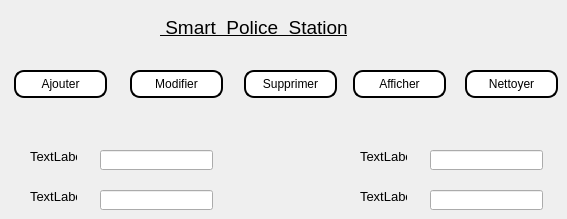
      <widget class="QWidget" name="tab_8">
       <attribute name="icon">
        <iconset>
         <normaloff>../../../Downloads/prisoner.png</normaloff>../../../Downloads/prisoner.png</iconset>
       </attribute>
       <attribute name="title">
        <string>cellules</string>
       </attribute>
       <widget class="QLabel" name="label_55">
        <property name="geometry">
         <rect>
          <x>30</x>
          <y>150</y>
          <width>47</width>
          <height>13</height>
         </rect>
        </property>
        <property name="font">
         <font>
          <family>Arial</family>
          <pointsize>10</pointsize>
          <weight>50</weight>
          <bold>false</bold>
         </font>
        </property>
        <property name="text">
         <string>TextLabel</string>
        </property>
       </widget>
       <widget class="QPushButton" name="Nettoyer_7">
        <property name="geometry">
         <rect>
          <x>465</x>
          <y>70</y>
          <width>93</width>
          <height>28</height>
         </rect>
        </property>
        <property name="styleSheet">
         <string notr="true">background-color:white; 
color:black; 
border-style:outset ; 
border-width:2px ; 
border-radius:10px;</string>
        </property>
        <property name="text">
         <string>Nettoyer</string>
        </property>
       </widget>
       <widget class="QPushButton" name="modifiersalaries_9">
        <property name="geometry">
         <rect>
          <x>130</x>
          <y>70</y>
          <width>93</width>
          <height>28</height>
         </rect>
        </property>
        <property name="styleSheet">
         <string notr="true">background-color:white; 
color:black; 
border-style:outset ; 
border-width:2px ; 
border-radius:10px;</string>
        </property>
        <property name="text">
         <string>Modifier</string>
        </property>
       </widget>
       <widget class="QLabel" name="label_56">
        <property name="geometry">
         <rect>
          <x>30</x>
          <y>190</y>
          <width>47</width>
          <height>13</height>
         </rect>
        </property>
        <property name="font">
         <font>
          <family>Arial</family>
          <pointsize>10</pointsize>
          <weight>50</weight>
          <bold>false</bold>
         </font>
        </property>
        <property name="text">
         <string>TextLabel</string>
        </property>
       </widget>
       <widget class="QLabel" name="label_57">
        <property name="geometry">
         <rect>
          <x>360</x>
          <y>150</y>
          <width>47</width>
          <height>13</height>
         </rect>
        </property>
        <property name="font">
         <font>
          <family>Arial</family>
          <pointsize>10</pointsize>
          <weight>50</weight>
          <bold>false</bold>
         </font>
        </property>
        <property name="text">
         <string>TextLabel</string>
        </property>
       </widget>
       <widget class="QLabel" name="policou_18">
        <property name="geometry">
         <rect>
          <x>160</x>
          <y>10</y>
          <width>351</width>
          <height>35</height>
         </rect>
        </property>
        <property name="sizePolicy">
         <sizepolicy hsizetype="Preferred" vsizetype="Maximum">
          <horstretch>0</horstretch>
          <verstretch>0</verstretch>
         </sizepolicy>
        </property>
        <property name="font">
         <font>
          <family>Arial</family>
          <pointsize>14</pointsize>
          <weight>50</weight>
          <bold>false</bold>
          <underline>true</underline>
         </font>
        </property>
        <property name="text">
         <string> Smart  Police  Station</string>
        </property>
        <property name="textFormat">
         <enum>Qt::PlainText</enum>
        </property>
       </widget>
       <widget class="QLineEdit" name="lineEdit_53">
        <property name="geometry">
         <rect>
          <x>430</x>
          <y>150</y>
          <width>113</width>
          <height>20</height>
         </rect>
        </property>
       </widget>
       <widget class="QLineEdit" name="lineEdit_54">
        <property name="geometry">
         <rect>
          <x>100</x>
          <y>150</y>
          <width>113</width>
          <height>20</height>
         </rect>
        </property>
       </widget>
       <widget class="QLineEdit" name="lineEdit_55">
        <property name="geometry">
         <rect>
          <x>430</x>
          <y>190</y>
          <width>113</width>
          <height>20</height>
         </rect>
        </property>
       </widget>
       <widget class="QLineEdit" name="lineEdit_56">
        <property name="geometry">
         <rect>
          <x>100</x>
          <y>190</y>
          <width>113</width>
          <height>20</height>
         </rect>
        </property>
       </widget>
       <widget class="QPushButton" name="affichersalaries_9">
        <property name="geometry">
         <rect>
          <x>353</x>
          <y>70</y>
          <width>93</width>
          <height>28</height>
         </rect>
        </property>
        <property name="styleSheet">
         <string notr="true">background-color:white; 
color:black; 
border-style:outset ; 
border-width:2px ; 
border-radius:10px;</string>
        </property>
        <property name="text">
         <string>Afficher</string>
        </property>
       </widget>
       <widget class="QPushButton" name="supprimersalaries_9">
        <property name="geometry">
         <rect>
          <x>244</x>
          <y>70</y>
          <width>93</width>
          <height>28</height>
         </rect>
        </property>
        <property name="styleSheet">
         <string notr="true">background-color:white; 
color:black; 
border-style:outset ; 
border-width:2px ; 
border-radius:10px;</string>
        </property>
        <property name="text">
         <string>Supprimer</string>
        </property>
       </widget>
       <widget class="QPushButton" name="Ajoutersalaries_9">
        <property name="geometry">
         <rect>
          <x>14</x>
          <y>70</y>
          <width>93</width>
          <height>28</height>
         </rect>
        </property>
        <property name="styleSheet">
         <string notr="true">background-color:white; 
color:black; 
border-style:outset ; 
border-width:2px ; 
border-radius:10px;</string>
        </property>
        <property name="text">
         <string>Ajouter</string>
        </property>
       </widget>
       <widget class="QLabel" name="label_58">
        <property name="geometry">
         <rect>
          <x>360</x>
          <y>190</y>
          <width>47</width>
          <height>13</height>
         </rect>
        </property>
        <property name="font">
         <font>
          <family>Arial</family>
          <pointsize>10</pointsize>
          <weight>50</weight>
          <bold>false</bold>
         </font>
        </property>
        <property name="text">
         <string>TextLabel</string>
        </property>
       </widget>
      </widget>
